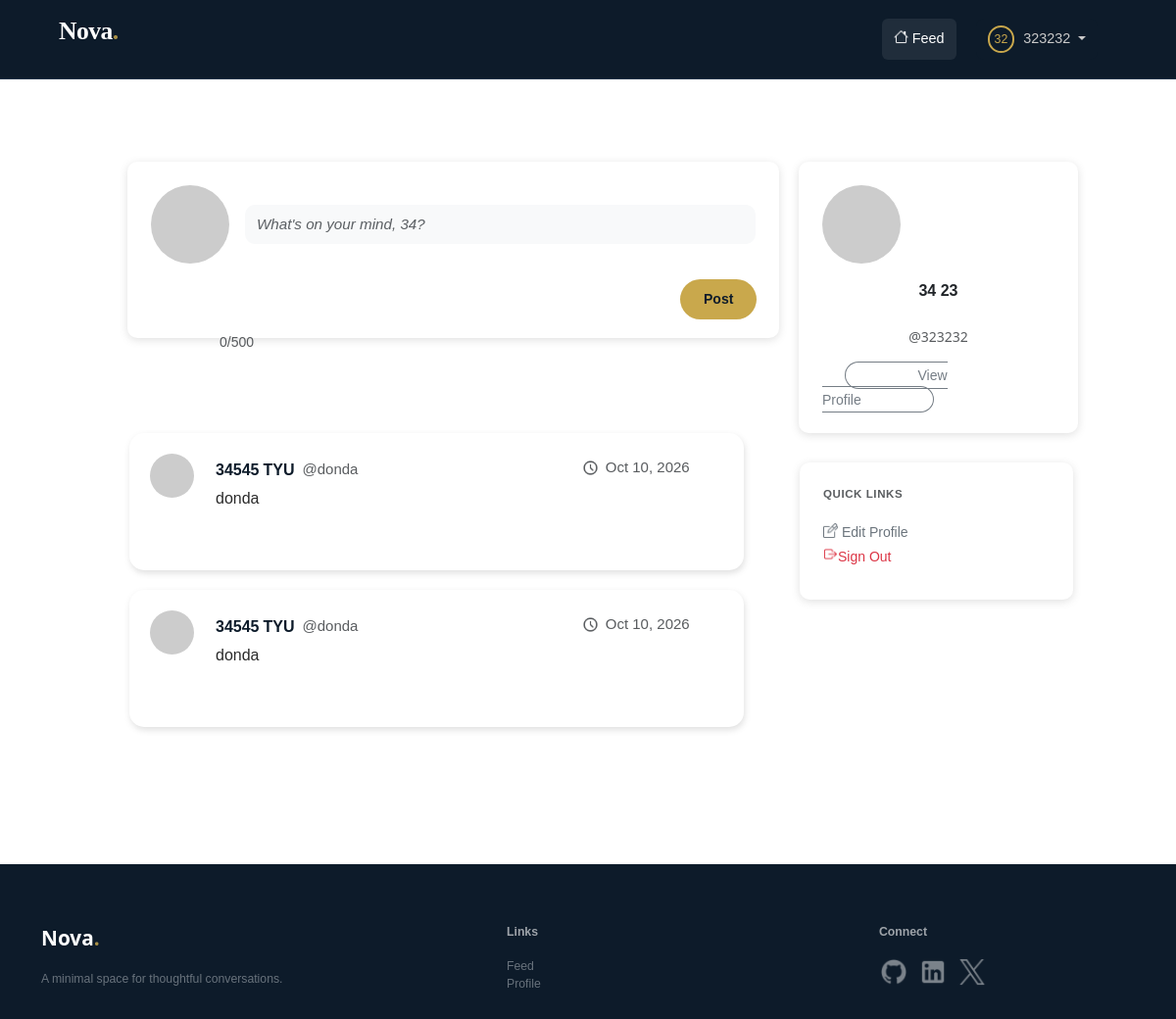
Before: /feed (signed in) with the older database file.
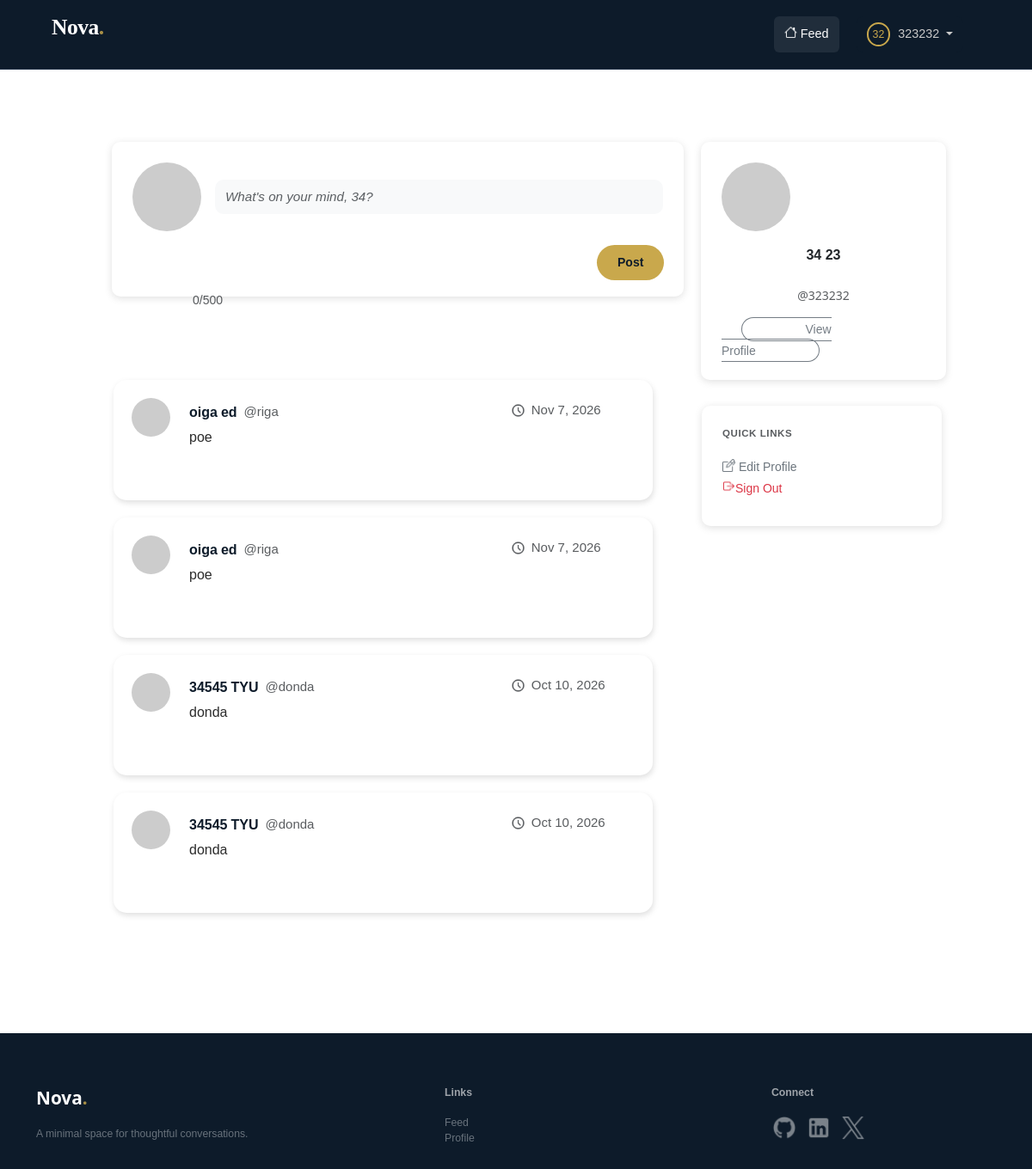
After: the same page with the newer database file.
### app/models.py (models this page shows, shortened)
class User(db.Model, UserMixin):
    id = db.Column(db.Integer, primary_key=True)
    first_name = db.Column(db.String(64), index=True)
    last_name = db.Column(db.String(64), index=True)
    username = db.Column(db.String(64), index=True, unique=True)
    email = db.Column(db.String(120), index=True, unique=True)
    bio = db.Column(db.String(140))
    location = db.Column(db.String(64))
    website = db.Column(db.String(120))
    password_hash = db.Column(db.String(128))
    posts = db.relationship('Post', backref='author', lazy='dynamic')
    member_since = db.Column(db.DateTime, default=datetime.utcnow)
    def avatar(self, size):
        digest = md5(self.email.lower().encode('utf-8')).hexdigest()
        return f'https://www.gravatar.com/avatar/{digest}?d=identicon&s={size}'

class Post(db.Model):
    id = db.Column(db.Integer, primary_key=True)
    body = db.Column(db.String(140))
    timestamp = db.Column(db.DateTime, index=True, default=datetime.utcnow)
    user_id = db.Column(db.Integer, db.ForeignKey('user.id'))

### app/routes.py (the view)
@app.route('/feed', methods=['GET', 'POST'])
@login_required
def feed():
    form = PostForm()
    if form.validate_on_submit():
        post = Post(body=form.body.data, author=current_user)
        db.session.add(post)
        db.session.commit()
        flash('Your post is now live!')
    page = request.args.get('page', 1, type=int)
    posts = Post.query.order_by(Post.timestamp.desc()).paginate(
        page=page, per_page=app.config['POSTS_PER_PAGE'], error_out=False
    )
    next_url = url_for('feed', page=posts.next_num) \
        if posts.has_next else None
    prev_url = url_for('feed', page=posts.prev_num) \
        if posts.has_prev else None
    return render_template('feed.html', title='Feed', posts=posts.items, form=form, next_url=next_url, prev_url=prev_url)

### app/forms.py
class PostForm(FlaskForm):
    body = StringField('Post', validators=[DataRequired(), length(min=1, max=500)])
    submit = SubmitField('Post')

### app/models.py (called while the page is built)
@login.user_loader
def load_user(id):
    return User.query.get(int(id))

### app/routes.py (called while the page is built)
@app.before_request
def before_request():
    if current_user.is_authenticated:
        current_user.last_seen = datetime.utcnow()
        db.session.commit()

### app/templates/feed.html (shortened to what this page needs)
{% extends 'base.html' %}
{% block content %}
    <div class="container mt-5">
        <div class="row">
            <div class="post col-md-7">
                <form action="" method="post" novalidate>
                        <div class="mb-3 d-flex align-items-center">
                            <img src="{{ current_user.avatar(50) }}" alt="Avatar" class="rounded-circle"> <br>
                            {{ form.body(class="body-control ms-3", rows=3, id="body", placeholder="What's on your mind, " ~ (current_user.first_name or "there") ~ "?") }}
                        </div>
                        <div>
                            <button type="submit" class="btn-post rounded-pill">{{ form.submit.label.text }}</button>
                        </div>
                </form>
                <small class="text-muted five-hundred">
                    <span id="letterCount">0</span>/500
                </small>
            </div>
            <div class="col-md-3 view-profile-card">
                <div class="mb-3">
                    <img src="{{ current_user.avatar(70) }}" alt="Avatar" class="rounded-circle">
                </div>
                <div class="text-center mb-3">
                    <div style=" font-family: sans-serif; font-size: 16px; font-weight: 600; color: rgb(33, 37, 41);"> {{ current_user.first_name }} {{ current_user.last_name }} </div> <br>
                    <div style="color: rgba(33, 37, 41, 0.75); font-size:14px; font-weight: 400;">@{{ current_user.username }}</div>
                </div>
                <a href="{{ url_for('profile', username=current_user.username) }}" class="btn-view-profile rounded-pill">View Profile</a>
            </div>
            <div class="row">
                <div class="col-md-7">
                    {% for post in posts %}
                        {% if post %}
                            <table class="post-table">
                                <tr valign="top">
                                    <td style="width: 50px;">
                                        <a href="{{ url_for('profile', username=post.author.username) }}">
                                            <img src="{{ post.author.avatar(50) }}" alt="Avatar" class="rounded-circle post-avatar">
                                        </a>
                                    </td>
                                    <td>
                                        <div  class="post-author d-flex"><a style="text-decoration: none;" href="{{ url_for('profile', username=post.author.username) }}"><div class="post-names me-1">{{ post.author.first_name }}</div></a> <a style="text-decoration: none;" href="{{ url_for('profile', username=post.author.username) }}"><div class="post-names me-2">{{ post.author.last_name }}</div></a> <span class="post-username">@{{ post.author.username }}</span></div>
                                        <div class="post-body">{{ post.body }}</div>
                                        <div class="post-timestamp"><img src="{{ url_for('static', filename='images/clock-icon.png') }}" alt="Calendar Icon" class="clock-icon"> {{ moment(post.timestamp).format('ll') }}</div>
                                    </td>
                                </tr>
                            </table>
                        {% endif %}
                    {% endfor %}
                </div>
                <div class="col-md-3 quick-links-card">
                    <p class="QL-title">QUICK LINKS</p>
                    <a href="{{ url_for('edit_profile') }}" class="btn-quick-link_1"> <img src="{{ url_for('static', filename='images/Pen-and-paper-icon.png') }}" alt="Icon" class="nav-icon"> Edit Profile</a> <br>
                    <a href="{{ url_for('logout') }}" class="btn-quick-link_2"> <img src="{{ url_for('static', filename='images/Exit-icon.png') }}" alt="Icon" class="nav-icon">Sign Out</a>
                </div>
            </div>
        </div>
    </div>
    <section class="footer-pg2">
        <div class="container" style="margin-top: 50px;">
            <div class="row">
                <div class="col-md-5">
                    <a class="navbar-brand-footer d-flex">Nova<div style="color: rgb(168, 143, 70);"><p>.</p></div></a>
                    <p class="footer-text">A minimal space for thoughtful conversations.</p>
                </div>
                <div class="col-md-4 footer-links footer-text">
                    <p class="footer-title">Links</p>
                    <ul class="list-unstyled">
                        <li><a href="{{ url_for('feed') }}">Feed</a></li>
                        <li><a href="{{ url_for('profile', username=current_user.username) }}">Profile</a></li>
                    </ul>
                </div>
                <div class="col-md-3">
                    <p class="footer-title">Connect</p>
                    <div class="d-flex justify-content-start">
                        <a class="btn-social" href="#"><img src="{{ url_for('static', filename='images/github-logo.png') }}" alt="GitHub" class="img-fluid"></a>
                        <a class="btn-social" href="#"><img src="{{ url_for('static', filename='images/linkedin-logo.png') }}" alt="LinkedIn" class="img-fluid"></a>
                        <a class="btn-social" href="#"><img src="{{ url_for('static', filename='images/x-logo.png') }}" alt="X" class="img-fluid"></a>
                    </div>
                </div>
            </div>
        </div>
    </section>
{% endblock %}

### app/templates/base.html (shortened to what this page needs)
<!DOCTYPE html>
<html lang="en">
    <head>
        <link href="https://cdn.jsdelivr.net/npm/bootstrap@5.3.8/dist/css/bootstrap.min.css"
         rel="stylesheet"
>
          <link rel="stylesheet" href="{{ url_for('static', filename='css/styles.css') }}">
    </head>
    <body>
        <div class="navbar">
            <nav class="navbar navbar-expand-lg fixed-top">
                <div class=" nav container-fluid">
                    {% if current_user.is_authenticated %}
                        <a class="navbar-brand d-flex" href="{{ url_for('feed') }}">Nova<div style="color: rgb(168, 143, 70);"><p>.</p></div></a>
                        <div class="collapse navbar-collapse" id="navbarNav">
                            <ul class="navbar-nav me-5 d-flex ms-auto">
                                <div>
                                    <li class="d-flex align-items-center">
                                        <a class="btn-7" aria-current="page" href="{{ url_for('feed') }}">
                                            <img src="{{ url_for('static', filename='images/House-icon.png') }}" alt="Icon" class="nav-icon">
                                            Feed
                                        </a>
                                    </li>
                                </div>
                                <div class="dropdown">
                                    <li class="btn-dropdown_nav dropdown-toggle" role="button" id="dropdownMenuLink" data-bs-toggle="dropdown" aria-expanded="false"
                                            data-bs-toggle="dropdown">
                                        <a class="btn-username" aria-current="page" href="#">{{ current_user.username[:2] | upper }}</a>
                                        {{ current_user.username }}
                                     </li>
                                </div>
                            </ul>
                        </div>
                    {% endif %}
                </div>
            </nav>
        </div>
        {% block content %}{% endblock %}
    </body>
</html>

Changed rows visible on the page:
added Post: author.first_name "oiga", author.last_name "ed", author.username "riga", body "poe", timestamp "Nov 7, 2026"
added Post: author.first_name "oiga", author.last_name "ed", author.username "riga", body "poe", timestamp "Nov 7, 2026"
